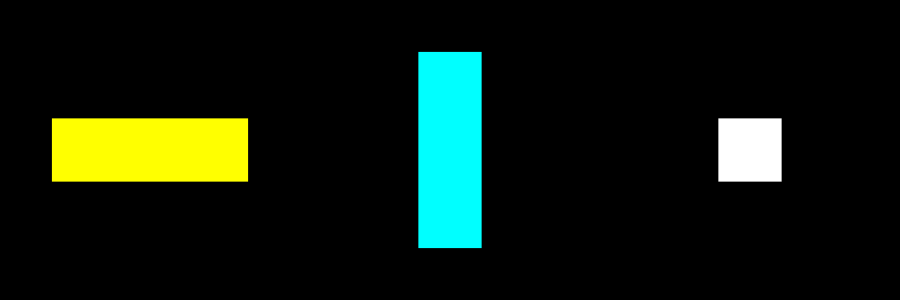

Recreate this plot in Python.
#!/usr/bin/env python

# Compute the dot product of two vector images using vtkImageDotProduct
# and display the result.

# Factory overrides: importing these modules registers the OpenGL rendering
# and interaction style implementations for vtkRenderingCore factory classes.
import vtkmodules.vtkInteractionStyle  # noqa: F401
import vtkmodules.vtkRenderingOpenGL2  # noqa: F401
# VTK pipeline classes used in this example
from vtkmodules.vtkImagingCore import vtkImageCast, vtkImageShiftScale
from vtkmodules.vtkImagingMath import vtkImageDotProduct
from vtkmodules.vtkImagingSources import vtkImageCanvasSource2D
from vtkmodules.vtkInteractionStyle import vtkInteractorStyleImage
from vtkmodules.vtkRenderingCore import (
    vtkImageActor,
    vtkRenderWindow,
    vtkRenderWindowInteractor,
    vtkRenderer,
)

# Colors (normalized RGB)
black_rgb = (0.0, 0.0, 0.0)

# Source 1: 256x256 RGB image with a wide horizontal yellow bar
canvas_0 = vtkImageCanvasSource2D()
canvas_0.SetExtent(0, 255, 0, 255, 0, 0)
canvas_0.SetScalarTypeToFloat()
canvas_0.SetNumberOfScalarComponents(3)
canvas_0.SetDrawColor(0, 0, 0)
canvas_0.FillBox(0, 255, 0, 255)
canvas_0.SetDrawColor(255, 255, 0)
canvas_0.FillBox(10, 245, 90, 165)
canvas_0.Update()

# Source 2: 256x256 RGB image with a tall vertical cyan bar
canvas_1 = vtkImageCanvasSource2D()
canvas_1.SetExtent(0, 255, 0, 255, 0, 0)
canvas_1.SetScalarTypeToFloat()
canvas_1.SetNumberOfScalarComponents(3)
canvas_1.SetDrawColor(0, 0, 0)
canvas_1.FillBox(0, 255, 0, 255)
canvas_1.SetDrawColor(0, 255, 255)
canvas_1.FillBox(90, 165, 10, 245)
canvas_1.Update()

# DotProduct: compute dot product of the two 3-component images
dot_product = vtkImageDotProduct()
dot_product.SetInput1Data(canvas_0.GetOutput())
dot_product.SetInput2Data(canvas_1.GetOutput())
dot_product.Update()

# ShiftScale: normalize dot product to [0, 255] for display
dot_range = dot_product.GetOutput().GetScalarRange()
scale_factor = 255.0 / max(dot_range[1], 1.0)
shift_scale = vtkImageShiftScale()
shift_scale.SetInputConnection(dot_product.GetOutputPort())
shift_scale.SetScale(scale_factor)
shift_scale.SetOutputScalarTypeToUnsignedChar()
shift_scale.ClampOverflowOn()

# Cast originals to unsigned char for display
cast_0 = vtkImageCast()
cast_0.SetInputConnection(canvas_0.GetOutputPort())
cast_0.SetOutputScalarTypeToUnsignedChar()
cast_0.ClampOverflowOn()

cast_1 = vtkImageCast()
cast_1.SetInputConnection(canvas_1.GetOutputPort())
cast_1.SetOutputScalarTypeToUnsignedChar()
cast_1.ClampOverflowOn()

# Actor 1: first image (left viewport)
actor_0 = vtkImageActor()
actor_0.GetMapper().SetInputConnection(cast_0.GetOutputPort())

# Actor 2: second image (center viewport)
actor_1 = vtkImageActor()
actor_1.GetMapper().SetInputConnection(cast_1.GetOutputPort())

# Actor 3: dot product result (right viewport)
actor_dot = vtkImageActor()
actor_dot.GetMapper().SetInputConnection(shift_scale.GetOutputPort())

# Renderer 1: left viewport — image 1 (yellow box)
renderer_left = vtkRenderer()
renderer_left.SetViewport(0.0, 0.0, 0.333, 1.0)
renderer_left.AddActor(actor_0)
renderer_left.SetBackground(black_rgb)

# Renderer 2: center viewport — image 2 (cyan box)
renderer_center = vtkRenderer()
renderer_center.SetViewport(0.333, 0.0, 0.667, 1.0)
renderer_center.AddActor(actor_1)
renderer_center.SetBackground(black_rgb)
renderer_center.SetActiveCamera(renderer_left.GetActiveCamera())

# Renderer 3: right viewport — dot product
renderer_right = vtkRenderer()
renderer_right.SetViewport(0.667, 0.0, 1.0, 1.0)
renderer_right.AddActor(actor_dot)
renderer_right.SetBackground(black_rgb)
renderer_right.SetActiveCamera(renderer_left.GetActiveCamera())

# Window: display the rendered scene
render_window = vtkRenderWindow()
render_window.AddRenderer(renderer_left)
render_window.AddRenderer(renderer_center)
render_window.AddRenderer(renderer_right)
render_window.SetWindowName("dot product")
render_window.SetMultiSamples(0)
render_window.SetSize(900, 300)

# Interactor: handle mouse and keyboard events with 2D image style
render_window_interactor = vtkRenderWindowInteractor()
interactor_style_image = vtkInteractorStyleImage()
render_window_interactor.SetInteractorStyle(interactor_style_image)
render_window_interactor.SetRenderWindow(render_window)

# Scene: configure parallel projection for 2D image viewing
renderer_left.ResetCamera()
renderer_left.GetActiveCamera().ParallelProjectionOn()

render_window_interactor.Initialize()
render_window_interactor.Start()
